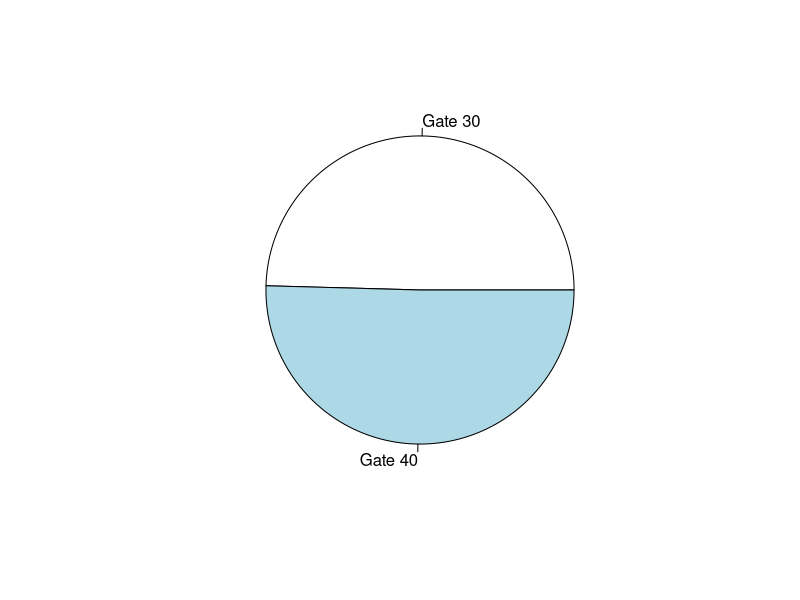
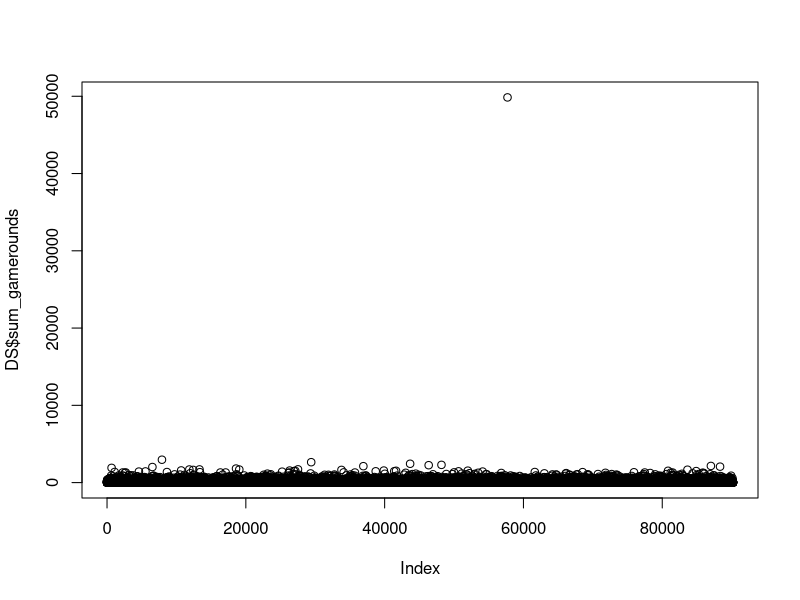
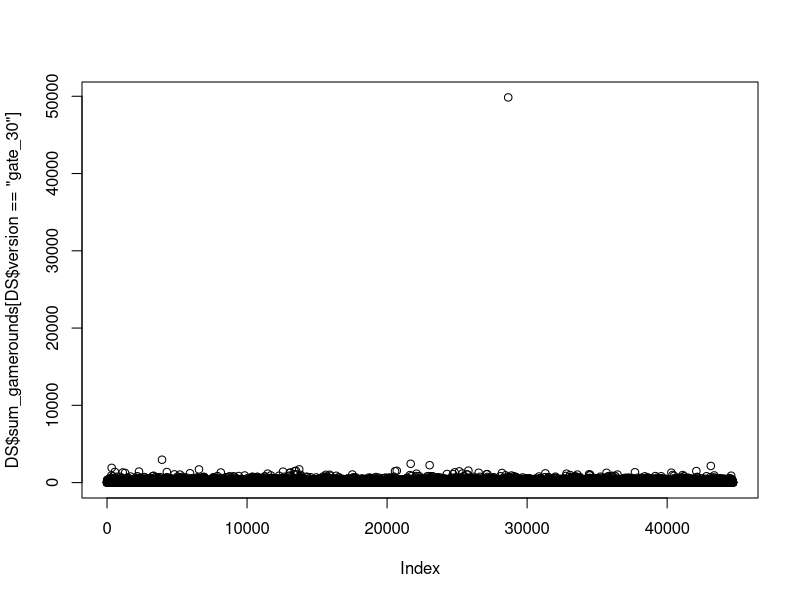
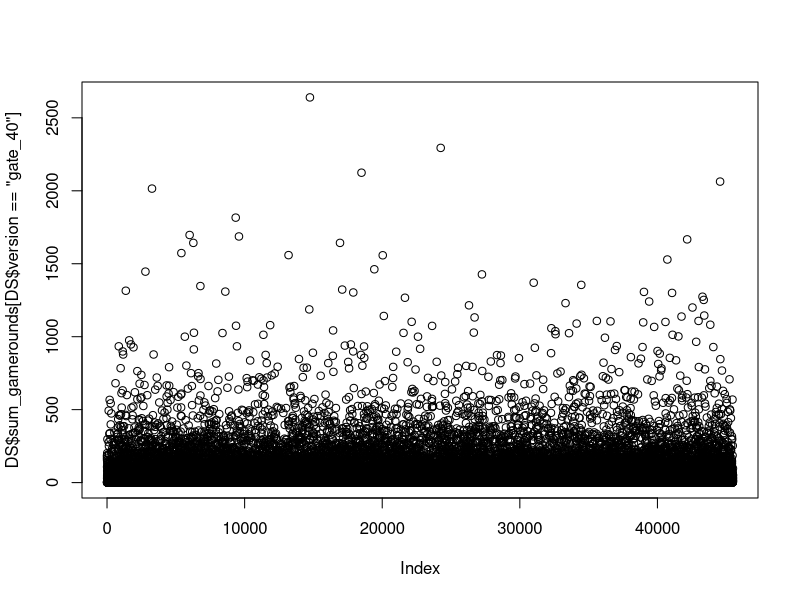
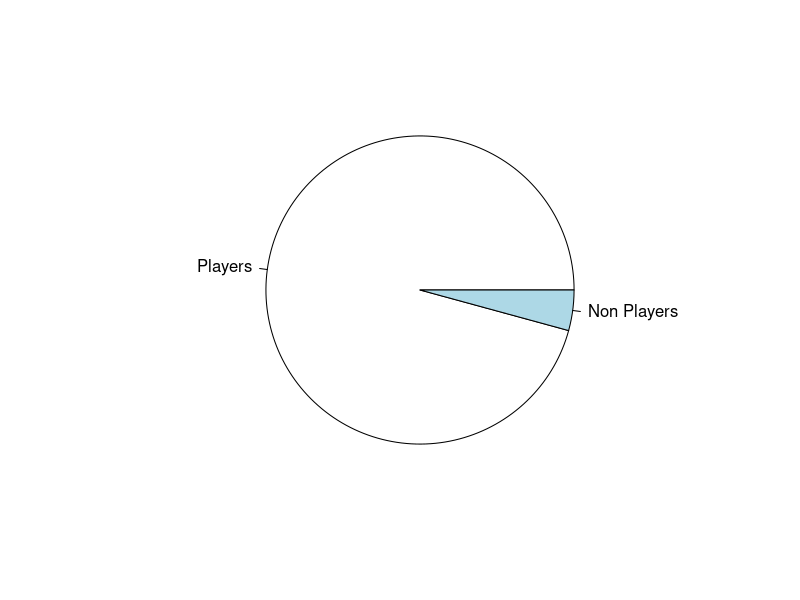
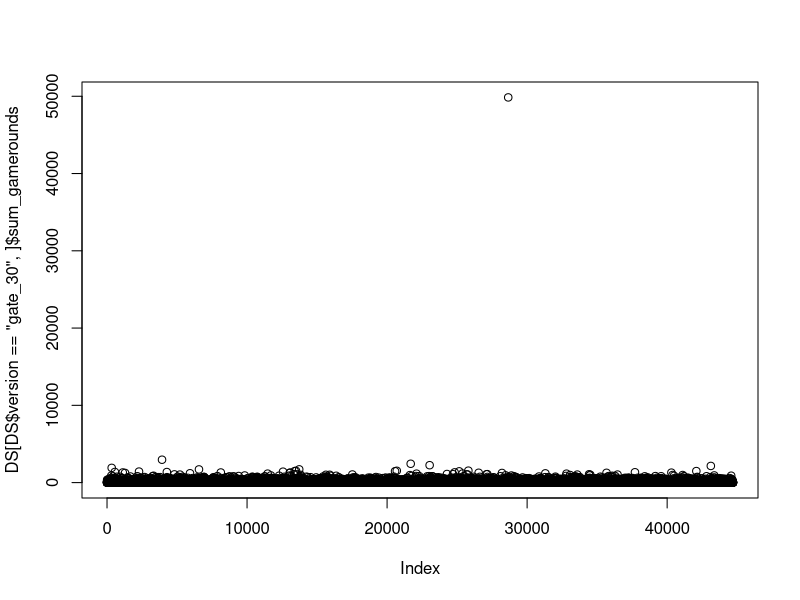
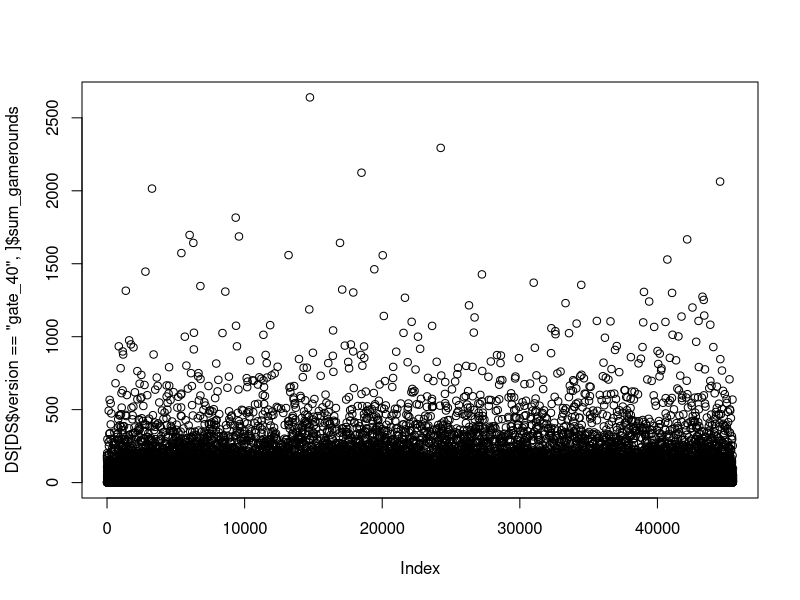

The R source for these figures, in order:
## ---- chunk 1
knitr::opts_chunk$set(echo = TRUE)
#Importar les llibreries
library(dplyr)
## ---- chunk 2
# Load datasets
DS <- read.csv("cookie_cats_ABtest.csv")
nrow(DS)
ncol(DS)
summary(DS)

## ---- chunk 3
# Load datasets
PR <- read.csv("cookie_cats_purch.csv")
nrow(PR)
ncol(PR)
summary(PR)


## ---- chunk 4
unique(DS$version)
unique(DS$sum_gamerounds)
unique(DS$retention_1) #Doing this we can search inconsistencies, like there are FALSE " false" and TRUE " true " variables when it should only be FALSE and TRUE

DS$retention_1[DS$retention_1 == "false "] = FALSE #Changing that "false " into FALSE so we have only one FALSE value
DS$retention_1[DS$retention_1 == "  true "] = TRUE #Changing that " true " into TRUE so we have only one TRUE value

unique(DS$retention_1) #to check if we change the values correctly.
DS$retention_1 = as.logical(DS$retention_1) #now our values in retention_1 are logical values. Before doing that they where strings.
unique(DS$retention_1) #to check if we change the values correctly again.
unique(DS$retention_7) 

## ---- chunk 5
#Check the data set for inconsistencies on the values
unique(PR$id)
unique(PR$purch)

#Change all negatives values to positives values
PR$purch <- gsub("-", "", PR$purch)

#Remove all NA values in the dataset
PR <- na.omit(PR)

#Check again to be sure there are no more inconsistencies
unique(PR$id)
unique(PR$purch)

## ---- chunk 6
totalUserAmmount <- length(DS$userid)
totalUserAmmount
## ---- chunk 7
#Check the ammount of users for each group of the A/B test
g30_UserAmmount <- length(DS$userid[DS$version == "gate_30"])
g40_UserAmmount <- length(DS$userid[DS$version == "gate_40"])

#Verify that the sum of the ammount of users per group is equal to the totalilty of users
g30_UserAmmount + g40_UserAmmount == totalUserAmmount

g30_Percentile <- (g30_UserAmmount / totalUserAmmount) * 100
g30_Percentile

g40_Percentile <- (g40_UserAmmount / totalUserAmmount) * 100
g40_Percentile

#There's a slightly higher ammount of users in gate40 than in gate30, precisely an 0.87% more
(g40_Percentile - g30_Percentile) 

#We draw a pie chart to see that difference more clearly
pie(c(g30_UserAmmount, g40_UserAmmount),  c("Gate 30", "Gate 40"))


## ---- chunk 8
#No se que coi va aqui, he estat provant coses, pero xDD
plot(DS$sum_gamerounds)




## ---- chunk 9
#NPI parte 2
##barplot()
plot(DS$sum_gamerounds[DS$version == "gate_30"])
plot(DS$sum_gamerounds[DS$version == "gate_40"])
## ---- chunk 10
# ---------- RETENTION 1 ----------
#Percentage of users with version gate_30 that are still active the day after installation (among all players with gate_30)
g30Ret1 = length(DS$version[DS$version == "gate_30" & DS$retention_1 == TRUE])
g30Ret1Percentage = (g30Ret1/ g30_UserAmmount) * 100
g30Ret1Percentage

#Percentage of users with version gate_40 that are still active the day after installation (among all players with gate_40)
g40Ret1 = length(DS$version[DS$version == "gate_40" & DS$retention_1 == TRUE])
g40Ret1Percentage = (g40Ret1/ g40_UserAmmount) * 100
g40Ret1Percentage

#There's a slighlty higher retention_1 of users in gate_30 than in gate_40
(g30Ret1Percentage - g40Ret1Percentage)

## ---- chunk 11
# ---------- RETENTION 7 ----------
#Percentage of users with version gate_30 that are still active after one week of installation (among all players with gate_30)
g30Ret7 = length(DS$version[DS$version == "gate_30" & DS$retention_7 == TRUE])
g30Ret7Percentage = (g30Ret7/ g30_UserAmmount) * 100
g30Ret7Percentage

#Percentage of users with version gate_40 that are still active after one week of installation (among all players with gate_40)
g40Ret7 = length(DS$version[DS$version == "gate_40" & DS$retention_7 == TRUE])
g40Ret7Percentage = (g40Ret7/ g40_UserAmmount) * 100
g40Ret7Percentage

#There's a slighlty higher retention_1 of users in gate_30 than in gate_40
(g30Ret7Percentage - g40Ret7Percentage)

## ---- chunk 12
#To know if there are nonplayers, we have to look sum_gamerounds. If they've played  0 rounds, it means they didn't play the game.
#Searching for non players (sum_gamerounds = 0)
nonPlayersAmmount = length(DS$sum_gamerounds[DS$sum_gamerounds == 0])
nonPlayersAmmount

#NonPlayers in percentage
nonPlayersPercentage = (nonPlayersAmmount / totalUserAmmount) * 100
nonPlayersPercentage

#Piechart
names = c("Players", "Non Players")
variables = c(totalUserAmmount, nonPlayersAmmount)

pie(variables, names)
## ---- chunk 13
#ARPU - Average Revenue Per User 
#Fixing purch to sum up all the purchases. To do that, we split our string purch to use only the numbers and get rid of EUR.
purchFixed = strsplit(PR$purch, split = "EUR")
newPurchFixed = as.vector(unlist(purchFixed))
newPurchFixed = as.numeric(newPurchFixed)

allPurch = sum(newPurchFixed)

#Now we compute our ARPU
arpu = allPurch / totalUserAmmount
arpu

#ARRPU - Average Revenue Per Paying User
#computing the number of players who pay
payingUsers = length(unique(PR$id))
arrpu = allPurch / payingUsers
arrpu

#Conversion Rate
conversionRate = payingUsers/totalUserAmmount
conversionRate

conversionRate * 100
## ---- chunk 14

## ---- chunk 15
plot(DS[DS$version == "gate_30",]$sum_gamerounds)
plot(DS[DS$version == "gate_40",]$sum_gamerounds)

## ---- chunk 16
#Confidence level = 95%

#Significance level = 0.05

#mean
meanGameroundsGate30 = mean(DS$sum_gamerounds[DS$version == "gate_30"])
meanGameroundsGate40 = mean(DS$sum_gamerounds[DS$version == "gate_40"])

#sd
sdGate30 = sd(DS$sum_gamerounds[DS$version == "gate_30"])
sdGate40 = sd(DS$sum_gamerounds[DS$version == "gate_40"])

#number of samples
n1 = length(DS$sum_gamerounds[DS$version == "gate_30"])
n2 = length(DS$sum_gamerounds[DS$version == "gate_40"])

#Observed statistic
diffmeans = (meanGameroundsGate40 - meanGameroundsGate30)
squareRoot = sqrt((sdGate30)^2/n1 + (sdGate40)^2/n2)
obsStat =  diffmeans/squareRoot 

#degree of freedom (df)
p1 = ((sdGate30)^2/n1 + (sdGate40)^2/n2)^2
p2.1 = (((sdGate30)^2/n1)^2) / (n1 - 1)
p2.2 = (((sdGate40)^2/n2)^2) / (n2 - 1) 

df = p1 / (p2.1 + p2.2)

#pvalue
pvalue = pt(obsStat, df, lower.tail = FALSE)

#critical value (z)
z = qt(0.05, df, lower.tail = FALSE)

## ---- chunk 17
obsStat > z
